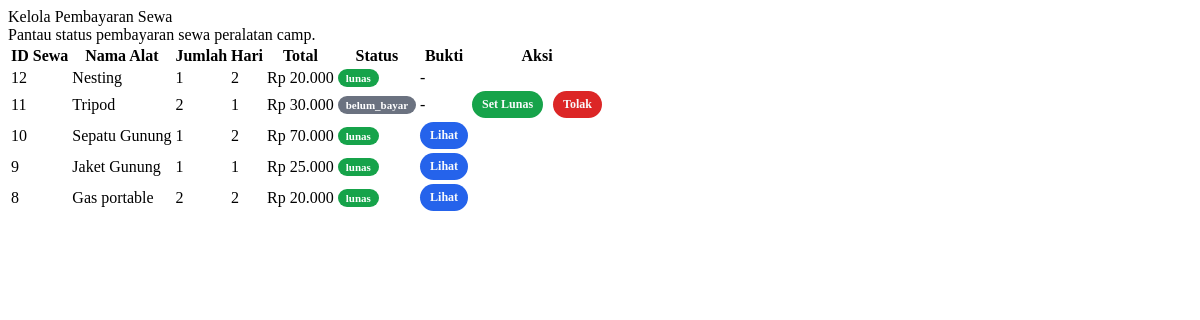
The app's page /talang/admin/pembayaran.php with its own data.
### tables this page shows
CREATE TABLE `sewa_alat` (
  `sewa_id` int NOT NULL,
  `registrasi_id` int DEFAULT NULL,
  `alat_id` int NOT NULL,
  `jumlah` int DEFAULT '1',
  `hari` int DEFAULT '1',
  `harga_total` decimal(10,2) DEFAULT '0.00',
  `status_pembayaran` enum('belum_bayar','menunggu_verifikasi','lunas','ditolak') NOT NULL DEFAULT 'belum_bayar',
  `bukti_pembayaran` varchar(255) DEFAULT NULL
);

CREATE TABLE `alat` (
  `alat_id` int NOT NULL,
  `nama` varchar(100) NOT NULL,
  `harga_per_hari` decimal(10,2) DEFAULT '0.00',
  `stok` int DEFAULT '0',
  `keterangan` text,
  `gambar` text
);

### talang/admin/pembayaran.php (the view, shortened to what this page needs)
<?php
include 'koneksi.php';
$sql = "SELECT sa.*, a.nama
        FROM sewa_alat sa
        JOIN alat a ON sa.alat_id = a.alat_id
        ORDER BY sa.sewa_id DESC";
$q = mysqli_query($koneksi, $sql);
?>
<section class="dash-section">
    <div class="dash-table-card">
        <div class="dash-section-header">
            <div>
                <div class="dash-section-title">Kelola Pembayaran Sewa</div>
                <div class="dash-section-sub">
                    Pantau status pembayaran sewa peralatan camp.
                </div>
            </div>
        </div>
        <div class="dash-table-wrap">
            <table class="dash-table">
                <thead>
                    <tr>
                        <th>ID Sewa</th>
                        <th>Nama Alat</th>
                        <th>Jumlah</th>
                        <th>Hari</th>
                        <th>Total</th>
                        <th>Status</th>
                        <th>Bukti</th>
                        <th>Aksi</th>
                    </tr>
                </thead>
                <tbody>
                    <?php while ($r = mysqli_fetch_assoc($q)) { ?>
                        <tr>
                            <td><?= (int)$r['sewa_id']; ?></td>
                            <td><?= htmlspecialchars($r['nama']); ?></td>
                            <td><?= (int)$r['jumlah']; ?></td>
                            <td><?= (int)$r['hari']; ?></td>
                            <td>Rp <?= number_format($r['harga_total'], 0, ',', '.'); ?></td>
                            <td>
                                <?php
                                $status = $r['status_pembayaran'];
                                $class  = 'pay-b-' . $status;
                                ?>
                                <span class="pay-badge <?= $class; ?>">
                                    <?= htmlspecialchars($status); ?>
                                </span>
                            </td>
                            <td>
                                <?php if (!empty($r['bukti_pembayaran'])) { ?>
                                    <a class="pay-btn pay-btn-bukti"
                                        href="bukti/<?= htmlspecialchars($r['bukti_pembayaran']); ?>"
                                        target="_blank">
                                        Lihat
                                    </a>
                                <?php } else { ?>
                                    -
                                <?php } ?>
                            </td>
                            <td>
                                <?php if ($status != 'lunas') { ?>
                                    <a class="pay-btn pay-btn-lunas"
                                        href="dashboard.php?p=pembayaran&sewa_id=<?= (int)$r['sewa_id']; ?>&aksi=lunas"
                                        onclick="return confirm('Set pembayaran sewa #<?= (int)$r['sewa_id']; ?> menjadi LUNAS?');">
                                        Set Lunas
                                    </a>
                                    <a class="pay-btn pay-btn-tolak"
                                        href="dashboard.php?p=pembayaran&sewa_id=<?= (int)$r['sewa_id']; ?>&aksi=tolak"
                                        onclick="return confirm('Tolak pembayaran sewa #<?= (int)$r['sewa_id']; ?>?');">
                                        Tolak
                                    </a>
                                <?php } ?>
                            </td>
                        </tr>
                    <?php } ?>
                </tbody>
            </table>
        </div>
    </div>
</section>

### talang/admin/pembayaran.php (style rules this page uses)
.pay-badge { padding: 3px 8px; border-radius: 999px; font-size: 11px; font-weight: 600; color: #fff; text-transform: lowercase; }
.pay-b-belum_bayar { background: #6b7280; }
.pay-b-lunas { background: #16a34a; }
.pay-btn { display: inline-block; padding: 6px 10px; border-radius: 999px; font-size: 12px; font-weight: 600; text-decoration: none; border: none; cursor: pointer; }
.pay-btn-lunas { background: #16a34a; color: #f9fafb; }
.pay-btn-tolak { background: #dc2626; color: #f9fafb; }
.pay-btn-bukti { background: #2563eb; color: #f9fafb; }
.pay-btn+.pay-btn { margin-left: 6px; }

### records on screen
sewa_alat: sewa_id "12", alat.nama "Nesting", jumlah "1", hari "2", harga_total "20.000", status_pembayaran "lunas"
sewa_alat: sewa_id "11", alat.nama "Tripod", jumlah "2", hari "1", harga_total "30.000", status_pembayaran "belum_bayar"
sewa_alat: sewa_id "10", alat.nama "Sepatu Gunung", jumlah "1", hari "2", harga_total "70.000", status_pembayaran "lunas"
sewa_alat: sewa_id "9", alat.nama "Jaket Gunung", jumlah "1", hari "1", harga_total "25.000", status_pembayaran "lunas"
sewa_alat: sewa_id "8", alat.nama "Gas portable", jumlah "2", hari "2", harga_total "20.000", status_pembayaran "lunas"
